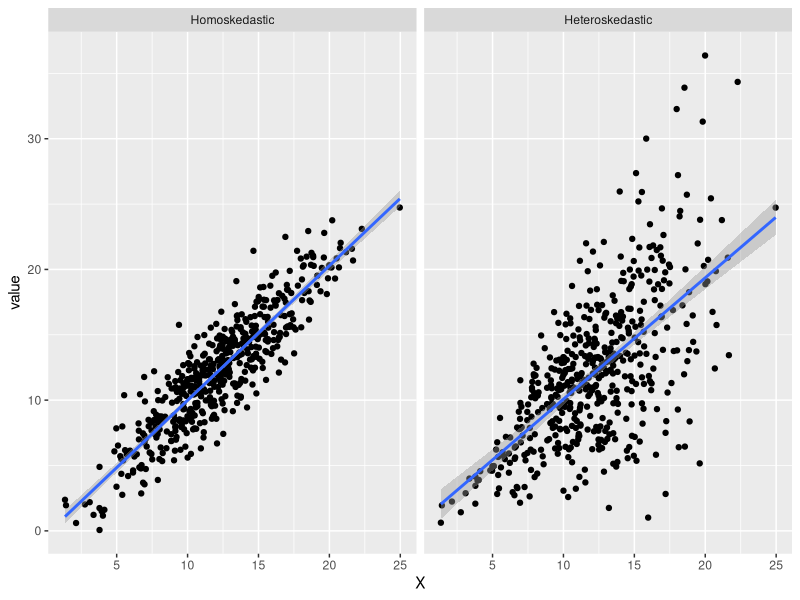

Reproduce this figure in R.
## ---- chunk 1
set.seed(123)
options(width=60)
knitr::opts_chunk$set(fig.align='center',fig.width=9,fig.height=5)
def.chunk.hook  <- knitr::knit_hooks$get("chunk")
knitr::knit_hooks$set(chunk = function(x, options) {
  x <- def.chunk.hook(x, options)
  ifelse(options$size != "normalsize", paste0("\n \\", options$size,"\n\n", x, "\n\n \\normalsize"), x)
})
require(tidyverse)
require(ggpubr)
## ---- chunk 2
require(tidyverse)
set.seed(123)
X <- rnorm(500,mean = 12,sd = 4)
Y <- rnorm(500,mean = X,sd = X/3)
Y2 <- rnorm(500,mean = X,sd = 2)

p <- data.frame(X = X,Heteroskedastic = Y,Homoskedastic = Y2) %>%
  gather(outcome,value,-X) %>%
  mutate(outcome = factor(outcome,levels = c('Homoskedastic','Heteroskedastic'))) %>%
  ggplot(aes(x = X,y = value)) + 
  geom_point() + 
  geom_smooth(method = 'lm') + 
  facet_wrap(~outcome)
## ---- chunk 3
p
## ---- chunk 4
dir <- getwd()
type <- 'pdf'
format <- 'landscape'
f <- 'Lecture_16_slides'

# system(paste('Rscript ../NFGH/chromeprint.R',dir,type,format,f),wait = F)
